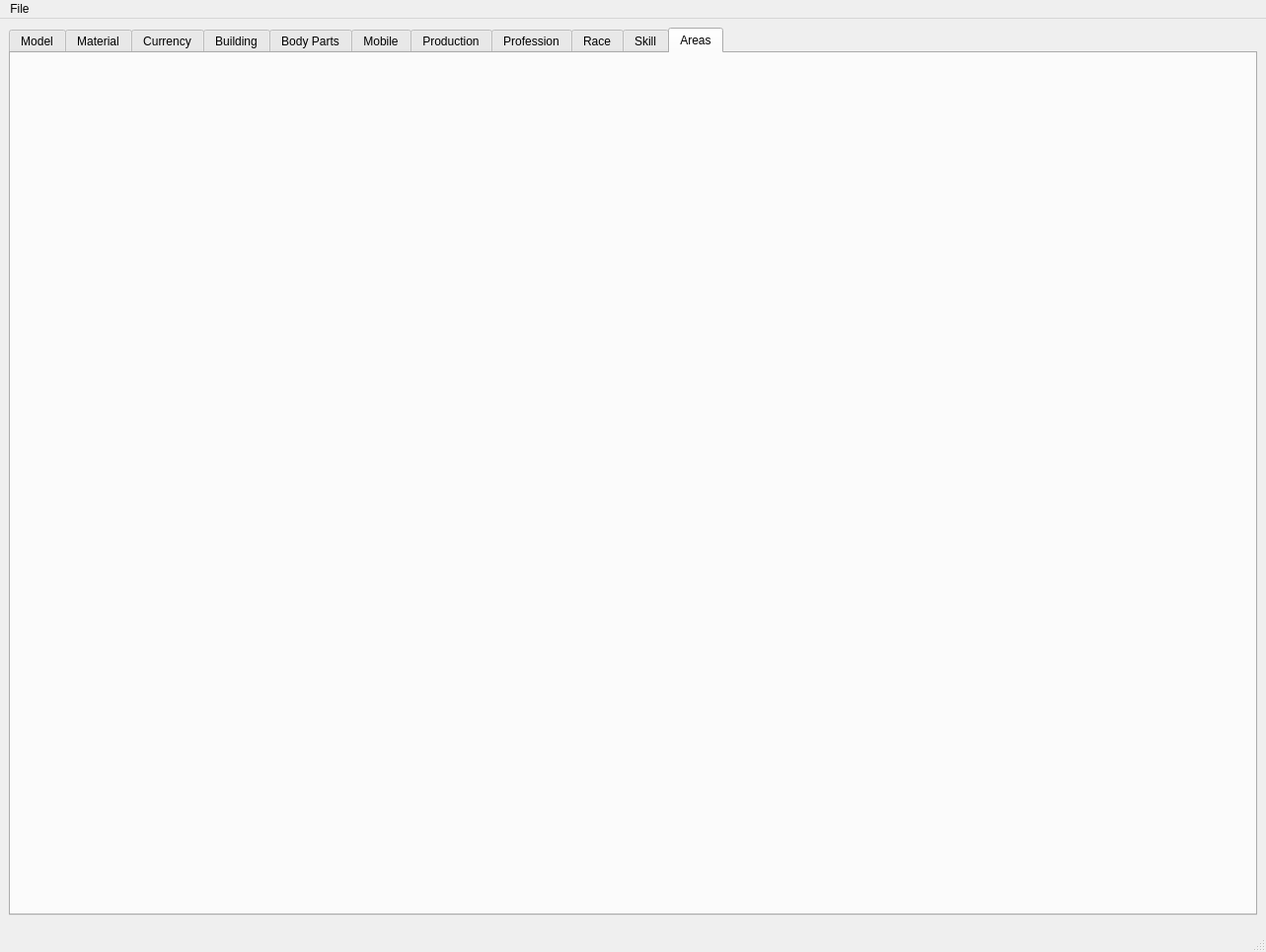
<?xml version="1.0" encoding="UTF-8"?>
<ui version="4.0">
 <class>MainWindow</class>
 <widget class="QMainWindow" name="MainWindow">
  <property name="geometry">
   <rect>
    <x>0</x>
    <y>0</y>
    <width>1283</width>
    <height>965</height>
   </rect>
  </property>
  <property name="windowTitle">
   <string>MainWindow</string>
  </property>
  <widget class="QWidget" name="centralwidget">
   <layout class="QVBoxLayout" name="verticalLayout_2">
    <item>
     <widget class="QTabWidget" name="tabWidget">
      <property name="currentIndex">
       <number>10</number>
      </property>
      <widget class="QWidget" name="tab_1">
       <attribute name="title">
        <string>Model</string>
       </attribute>
       <layout class="QVBoxLayout" name="verticalLayout_3">
        <item>
         <widget class="QLabel" name="label_6">
          <property name="font">
           <font>
            <pointsize>14</pointsize>
           </font>
          </property>
          <property name="text">
           <string>Model</string>
          </property>
          <property name="alignment">
           <set>Qt::AlignCenter</set>
          </property>
          <property name="margin">
           <number>2</number>
          </property>
         </widget>
        </item>
        <item>
         <widget class="QTableView" name="tbl_model">
          <property name="sortingEnabled">
           <bool>true</bool>
          </property>
         </widget>
        </item>
       </layout>
      </widget>
      <widget class="QWidget" name="tab_2">
       <property name="focusPolicy">
        <enum>Qt::NoFocus</enum>
       </property>
       <attribute name="title">
        <string>Material</string>
       </attribute>
       <layout class="QVBoxLayout" name="verticalLayout">
        <item>
         <widget class="QLabel" name="label_5">
          <property name="font">
           <font>
            <pointsize>14</pointsize>
           </font>
          </property>
          <property name="text">
           <string>Material</string>
          </property>
          <property name="alignment">
           <set>Qt::AlignCenter</set>
          </property>
          <property name="margin">
           <number>2</number>
          </property>
         </widget>
        </item>
        <item>
         <widget class="QTableView" name="tbl_material">
          <property name="sortingEnabled">
           <bool>true</bool>
          </property>
         </widget>
        </item>
       </layout>
      </widget>
      <widget class="QWidget" name="tab">
       <attribute name="title">
        <string>Currency</string>
       </attribute>
       <layout class="QVBoxLayout" name="verticalLayout_8">
        <item>
         <widget class="QLabel" name="label_4">
          <property name="font">
           <font>
            <pointsize>14</pointsize>
           </font>
          </property>
          <property name="text">
           <string>Currency</string>
          </property>
          <property name="alignment">
           <set>Qt::AlignCenter</set>
          </property>
          <property name="margin">
           <number>2</number>
          </property>
         </widget>
        </item>
        <item>
         <widget class="QTableView" name="tbl_currency">
          <property name="sortingEnabled">
           <bool>true</bool>
          </property>
         </widget>
        </item>
       </layout>
      </widget>
      <widget class="QWidget" name="tab_4">
       <attribute name="title">
        <string>Building</string>
       </attribute>
       <layout class="QHBoxLayout" name="horizontalLayout_2">
        <item>
         <layout class="QVBoxLayout" name="verticalLayout_9">
          <item>
           <widget class="QLabel" name="label_7">
            <property name="font">
             <font>
              <pointsize>14</pointsize>
             </font>
            </property>
            <property name="text">
             <string>Building</string>
            </property>
            <property name="alignment">
             <set>Qt::AlignCenter</set>
            </property>
            <property name="margin">
             <number>2</number>
            </property>
           </widget>
          </item>
          <item>
           <widget class="QTableView" name="tbl_building"/>
          </item>
         </layout>
        </item>
        <item>
         <layout class="QVBoxLayout" name="verticalLayout_10">
          <item>
           <layout class="QVBoxLayout" name="verticalLayout_13">
            <item>
             <widget class="QLabel" name="label_10">
              <property name="font">
               <font>
                <pointsize>14</pointsize>
               </font>
              </property>
              <property name="text">
               <string>Building (Ingredient)</string>
              </property>
              <property name="alignment">
               <set>Qt::AlignCenter</set>
              </property>
              <property name="margin">
               <number>2</number>
              </property>
             </widget>
            </item>
            <item>
             <widget class="QTableView" name="tbl_building_ingredient"/>
            </item>
           </layout>
          </item>
          <item>
           <layout class="QVBoxLayout" name="verticalLayout_12">
            <item>
             <widget class="QLabel" name="label_9">
              <property name="font">
               <font>
                <pointsize>14</pointsize>
               </font>
              </property>
              <property name="text">
               <string>Building (Knowledge)</string>
              </property>
              <property name="alignment">
               <set>Qt::AlignCenter</set>
              </property>
              <property name="margin">
               <number>2</number>
              </property>
             </widget>
            </item>
            <item>
             <widget class="QTableView" name="tbl_building_knowledge"/>
            </item>
           </layout>
          </item>
          <item>
           <layout class="QVBoxLayout" name="verticalLayout_11">
            <item>
             <widget class="QLabel" name="label_8">
              <property name="font">
               <font>
                <pointsize>14</pointsize>
               </font>
              </property>
              <property name="text">
               <string>Building (Tool)</string>
              </property>
              <property name="alignment">
               <set>Qt::AlignCenter</set>
              </property>
              <property name="margin">
               <number>2</number>
              </property>
             </widget>
            </item>
            <item>
             <widget class="QTableView" name="tbl_building_tool"/>
            </item>
           </layout>
          </item>
         </layout>
        </item>
       </layout>
      </widget>
      <widget class="QWidget" name="tab_3">
       <attribute name="title">
        <string>Body Parts</string>
       </attribute>
       <layout class="QHBoxLayout" name="horizontalLayout">
        <item>
         <layout class="QVBoxLayout" name="verticalLayout_4">
          <item>
           <widget class="QLabel" name="label">
            <property name="font">
             <font>
              <pointsize>14</pointsize>
             </font>
            </property>
            <property name="text">
             <string>BodyPart</string>
            </property>
            <property name="alignment">
             <set>Qt::AlignCenter</set>
            </property>
            <property name="margin">
             <number>2</number>
            </property>
           </widget>
          </item>
          <item>
           <widget class="QTableView" name="tbl_bodypart">
            <property name="sortingEnabled">
             <bool>true</bool>
            </property>
           </widget>
          </item>
         </layout>
        </item>
        <item>
         <layout class="QVBoxLayout" name="verticalLayout_7">
          <item>
           <layout class="QVBoxLayout" name="verticalLayout_5">
            <item>
             <widget class="QLabel" name="label_2">
              <property name="font">
               <font>
                <pointsize>14</pointsize>
               </font>
              </property>
              <property name="text">
               <string>Body Part (Resources)</string>
              </property>
              <property name="alignment">
               <set>Qt::AlignCenter</set>
              </property>
              <property name="margin">
               <number>2</number>
              </property>
             </widget>
            </item>
            <item>
             <widget class="QTableView" name="tbl_bodypart_resources">
              <property name="gridStyle">
               <enum>Qt::SolidLine</enum>
              </property>
              <property name="sortingEnabled">
               <bool>true</bool>
              </property>
             </widget>
            </item>
           </layout>
          </item>
          <item>
           <layout class="QVBoxLayout" name="verticalLayout_6">
            <item>
             <widget class="QLabel" name="label_3">
              <property name="font">
               <font>
                <pointsize>14</pointsize>
               </font>
              </property>
              <property name="text">
               <string>Body Part (Weapon)</string>
              </property>
              <property name="alignment">
               <set>Qt::AlignCenter</set>
              </property>
              <property name="margin">
               <number>2</number>
              </property>
             </widget>
            </item>
            <item>
             <widget class="QTableView" name="tbl_bodypart_weapon">
              <property name="sortingEnabled">
               <bool>true</bool>
              </property>
             </widget>
            </item>
           </layout>
          </item>
         </layout>
        </item>
       </layout>
      </widget>
      <widget class="QWidget" name="tab_5">
       <attribute name="title">
        <string>Mobile</string>
       </attribute>
      </widget>
      <widget class="QWidget" name="tab_6">
       <attribute name="title">
        <string>Production</string>
       </attribute>
      </widget>
      <widget class="QWidget" name="tab_7">
       <attribute name="title">
        <string>Profession</string>
       </attribute>
      </widget>
      <widget class="QWidget" name="tab_8">
       <attribute name="title">
        <string>Race</string>
       </attribute>
      </widget>
      <widget class="QWidget" name="tab_9">
       <attribute name="title">
        <string>Skill</string>
       </attribute>
      </widget>
      <widget class="QWidget" name="tab_10">
       <attribute name="title">
        <string>Areas</string>
       </attribute>
      </widget>
     </widget>
    </item>
   </layout>
  </widget>
  <widget class="QMenuBar" name="menubar">
   <property name="geometry">
    <rect>
     <x>0</x>
     <y>0</y>
     <width>1283</width>
     <height>22</height>
    </rect>
   </property>
   <widget class="QMenu" name="menuFile">
    <property name="title">
     <string>File</string>
    </property>
    <addaction name="actionOpen"/>
    <addaction name="separator"/>
    <addaction name="actionSave"/>
    <addaction name="actionClose"/>
    <addaction name="separator"/>
    <addaction name="actionExit"/>
   </widget>
   <addaction name="menuFile"/>
  </widget>
  <widget class="QStatusBar" name="statusbar">
   <property name="font">
    <font>
     <pointsize>14</pointsize>
    </font>
   </property>
  </widget>
  <action name="actionOpen">
   <property name="text">
    <string>Open</string>
   </property>
  </action>
  <action name="actionExit">
   <property name="text">
    <string>Exit</string>
   </property>
  </action>
  <action name="actionSave">
   <property name="text">
    <string>Save</string>
   </property>
  </action>
  <action name="actionClose">
   <property name="text">
    <string>Close</string>
   </property>
  </action>
 </widget>
 <resources/>
 <connections/>
</ui>
